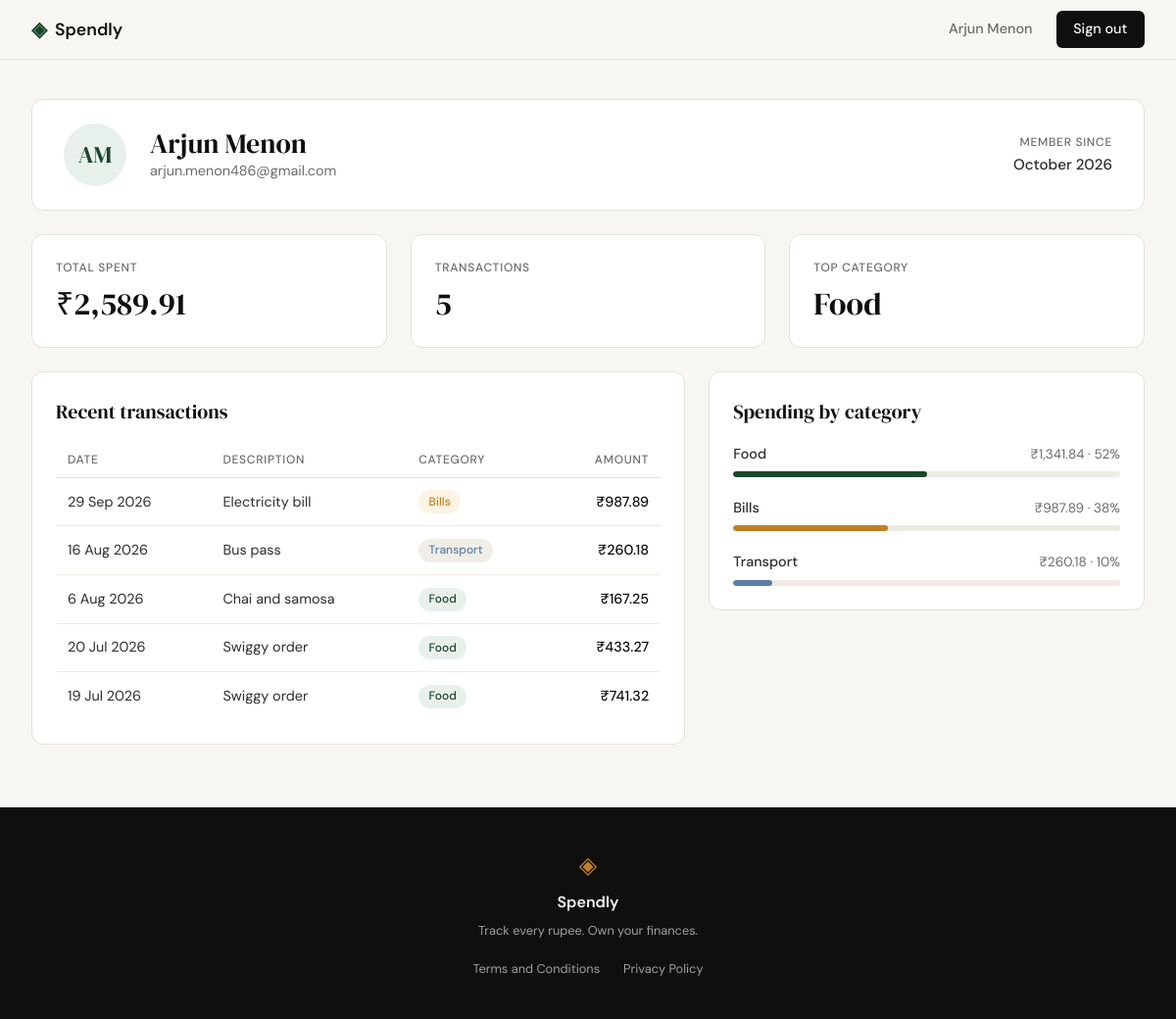
Screenshot of /profile (signed in) with the database file from the repository.
### tables this page shows
CREATE TABLE users (
                id            INTEGER PRIMARY KEY AUTOINCREMENT,
                name          TEXT NOT NULL,
                email         TEXT NOT NULL UNIQUE,
                password_hash TEXT NOT NULL,
                created_at    TEXT DEFAULT (datetime('now'))
            );

CREATE TABLE expenses (
                id          INTEGER PRIMARY KEY AUTOINCREMENT,
                user_id     INTEGER NOT NULL REFERENCES users(id),
                amount      REAL NOT NULL,
                category    TEXT NOT NULL,
                date        TEXT NOT NULL,
                description TEXT,
                created_at  TEXT DEFAULT (datetime('now'))
            );

### app.py (the view)
@app.route("/profile")
def profile():
    user_id = session.get("user_id")
    if not user_id:
        return redirect(url_for("login"))
    user = get_user_by_id(user_id)
    if user is not None:
        words = user["name"].split()
        user["initials"] = (
            (words[0][0] + words[-1][0]).upper() if len(words) > 1
            else words[0][0].upper() if words else "?"
        )
    stats = get_summary_stats(user_id)
    if user is None:
        session.clear()
        return redirect(url_for("login"))
    transactions = get_recent_transactions(user_id)
    categories = get_category_breakdown(user_id)
    for c in categories:
        c["bar"] = round(c["pct"] / 5) * 5
    return render_template(
        "profile.html",
        user=user,
        stats=stats,
        transactions=transactions,
        categories=categories,
    )

### database/db.py (called while the page is built)
def get_db():
    conn = sqlite3.connect(DB_PATH)
    conn.row_factory = sqlite3.Row
    conn.execute("PRAGMA foreign_keys = ON")
    return conn

### database/queries.py (called while the page is built)
def get_user_by_id(user_id):
    conn = get_db()
    try:
        row = conn.execute(
            "SELECT name, email, created_at FROM users WHERE id = ?",
            (user_id,),
        ).fetchone()
    finally:
        conn.close()
    if row is None:
        return None
    try:
        member_since = datetime.strptime(
            row["created_at"], "%Y-%m-%d %H:%M:%S"
        ).strftime("%B %Y")
    except (TypeError, ValueError):
        member_since = ""
    return {
        "name": row["name"],
        "email": row["email"],
        "member_since": member_since,
    }

def get_summary_stats(user_id):
    conn = get_db()
    try:
        totals = conn.execute(
            "SELECT COALESCE(SUM(amount), 0) AS total, COUNT(*) AS cnt "
            "FROM expenses WHERE user_id = ?",
            (user_id,),
        ).fetchone()
        top = conn.execute(
            "SELECT category FROM expenses WHERE user_id = ? "
            "GROUP BY category ORDER BY SUM(amount) DESC, category ASC LIMIT 1",
            (user_id,),
        ).fetchone()
    finally:
        conn.close()
    return {
        "total_spent": float(totals["total"]),
        "transaction_count": int(totals["cnt"]),
        "top_category": top["category"] if top else "—",
    }

def get_recent_transactions(user_id, limit=10):
    conn = get_db()
    try:
        rows = conn.execute(
            "SELECT date, description, category, amount FROM expenses "
            "WHERE user_id = ? ORDER BY date DESC, id DESC LIMIT ?",
            (user_id, limit),
        ).fetchall()
    finally:
        conn.close()
    transactions = []
    for row in rows:
        d = datetime.strptime(row["date"], "%Y-%m-%d")
        transactions.append({
            "date": f"{d.day} {d.strftime('%b %Y')}",
            "description": row["description"] or "",
            "category": row["category"],
            "amount": float(row["amount"]),
        })
    return transactions

### templates/profile.html (shortened to what this page needs)
{% extends "base.html" %}
{% block head %}
<link rel="stylesheet" href="{{ url_for('static', filename='css/profile.css') }}">
{% endblock %}
{% block content %}
<div class="profile-page">
    <section class="profile-card" aria-label="Account">
        <div class="profile-avatar" aria-hidden="true">{{ user.initials }}</div>
        <div class="profile-identity">
            <h1 class="profile-name">{{ user.name }}</h1>
            <p class="profile-email">{{ user.email }}</p>
        </div>
        <p class="profile-since">
            <span class="profile-since-label">Member since</span>
            <span class="profile-since-value">{{ user.member_since }}</span>
        </p>
    </section>
    <section class="profile-stats" aria-label="Summary">
        <div class="stat-card">
            <p class="stat-label">Total spent</p>
            <p class="stat-value">₹{{ "{:,.2f}".format(stats.total_spent) }}</p>
        </div>
        <div class="stat-card">
            <p class="stat-label">Transactions</p>
            <p class="stat-value">{{ stats.transaction_count }}</p>
        </div>
        <div class="stat-card">
            <p class="stat-label">Top category</p>
            <p class="stat-value">{{ stats.top_category }}</p>
        </div>
    </section>
    <div class="profile-grid">
        <section class="panel" aria-labelledby="tx-heading">
            <h2 class="panel-title" id="tx-heading">Recent transactions</h2>
            <div class="table-scroll">
                <table class="tx-table">
                    <thead>
                        <tr>
                            <th scope="col">Date</th>
                            <th scope="col">Description</th>
                            <th scope="col">Category</th>
                            <th scope="col" class="num">Amount</th>
                        </tr>
                    </thead>
                    <tbody>
                        {% for tx in transactions %}
                        <tr>
                            <td class="tx-date">{{ tx.date }}</td>
                            <td>{{ tx.description }}</td>
                            <td><span class="badge badge--{{ tx.category|lower }}">{{ tx.category }}</span></td>
                            <td class="num">₹{{ "{:,.2f}".format(tx.amount) }}</td>
                        </tr>
                        {% else %}
                        <tr><td colspan="4" class="empty-state">No transactions yet.</td></tr>
                        {% endfor %}
                    </tbody>
                </table>
            </div>
        </section>
        <section class="panel" aria-labelledby="cat-heading">
            <h2 class="panel-title" id="cat-heading">Spending by category</h2>
            <ul class="cat-list">
                {% for cat in categories %}
                <li class="cat-row">
                    <div class="cat-row-head">
                        <span class="cat-name">{{ cat.name }}</span>
                        <span class="cat-amount">₹{{ "{:,.2f}".format(cat.amount) }} · {{ cat.pct }}%</span>
                    </div>
                    <div class="cat-track">
                        <div class="cat-bar cat-bar--{{ cat.name|lower }} w-{{ cat.bar }}"></div>
                    </div>
                </li>
                {% else %}
                <li class="empty-state">No spending to show yet.</li>
                {% endfor %}
            </ul>
        </section>
    </div>
</div>
{% endblock %}

### templates/base.html (shortened to what this page needs)
<!DOCTYPE html>
<html lang="en">
<head>
    <link rel="stylesheet" href="{{ url_for('static', filename='css/style.css') }}">
    {% block head %}{% endblock %}
</head>
<body>
    <nav class="navbar">
        <div class="nav-inner">
            <a href="{{ url_for('landing') }}" class="nav-brand">
                <span class="brand-icon">◈</span>
                <span class="brand-name">Spendly</span>
            </a>
            <div class="nav-links">
                {% if session.get('user_id') %}
                <a href="{{ url_for('profile') }}">{{ session.get('user_name') }}</a>
                <a href="{{ url_for('logout') }}" class="nav-cta">Sign out</a>
                {% else %}
                <a href="{{ url_for('login') }}">Sign in</a>
                <a href="{{ url_for('register') }}" class="nav-cta">Get started</a>
                {% endif %}
            </div>
        </div>
    </nav>
    <main class="main-content">
        {% block content %}{% endblock %}
    </main>
    <footer class="footer">
        <div class="footer-inner">
            <span class="brand-icon">◈</span>
            <span class="footer-name">Spendly</span>
            <p class="footer-copy">Track every rupee. Own your finances.</p>
            <div class="footer-links">
                <a href="{{ url_for('terms') }}">Terms and Conditions</a>
                <a href="{{ url_for('privacy') }}">Privacy Policy</a>
            </div>
        </div>
    </footer>
</body>
</html>

### static/css/style.css (style rules this page uses)
:root { --ink: #0f0f0f; --ink-soft: #2d2d2d; --ink-muted: #6b6b6b; --ink-faint: #a0a0a0; --paper: #f7f6f3; --paper-warm: #f0ede6; --paper-card: #ffffff; --accent: #1a472a; --accent-light: #e8f0eb; --accent-2: #c17f24; --accent-2-light: #fdf3e3; --danger: #c0392b; --danger-light: #fdecea; --border: #e4e1da; --border-soft: #eeebe4; --font-display: 'DM Serif Display', Georgia, serif; --font-body: 'DM Sans', system-ui, sans-serif; --max-width: 1200px; --auth-width: 440px; --radius-sm: 6px; --radius-md: 12px; --radius-lg: 20px; }
*, *::before, *::after { box-sizing: border-box; margin: 0; padding: 0; }
html { font-size: 16px; scroll-behavior: smooth; }
body { background: var(--paper); color: var(--ink); font-family: var(--font-body); font-size: 1rem; line-height: 1.6; -webkit-font-smoothing: antialiased; }
a { color: inherit; text-decoration: none; }
.navbar { position: sticky; top: 0; z-index: 100; background: var(--paper); border-bottom: 1px solid var(--border); padding: 0 2rem; }
.nav-inner { max-width: var(--max-width); margin: 0 auto; height: 60px; display: flex; align-items: center; justify-content: space-between; }
.nav-brand { display: flex; align-items: center; gap: 0.5rem; font-family: var(--font-body); font-weight: 600; font-size: 1.1rem; color: var(--ink); }
.brand-icon { color: var(--accent); font-size: 1.3rem; }
.brand-name { color: var(--ink); }
.nav-links { display: flex; align-items: center; gap: 1.5rem; font-size: 0.9rem; font-weight: 500; }
.nav-links a { color: var(--ink-muted); transition: color 0.2s; }
.nav-cta { background: var(--ink) !important; color: var(--paper) !important; padding: 0.45rem 1.1rem; border-radius: var(--radius-sm); transition: background 0.2s !important; }
.main-content { min-height: calc(100vh - 60px - 100px); }
.footer { background: var(--ink); color: var(--paper); padding: 2.5rem 2rem; text-align: center; }
.footer-inner { display: flex; flex-direction: column; align-items: center; gap: 0.4rem; }
.footer .brand-icon { color: var(--accent-2); font-size: 1.5rem; }
.footer-name { font-weight: 600; font-size: 1rem; }
.footer-copy { font-size: 0.8rem; color: var(--ink-faint); }
.footer-links { display: flex; flex-wrap: wrap; justify-content: center; gap: 1.5rem; margin-top: 0.75rem; }
.footer-links a { font-size: 0.8rem; color: var(--ink-faint); transition: color 0.2s; }

### rows the page displays
users: get "Arjun Menon", name "Arjun Menon", email "arjun.menon486@gmail.com"
expenses: date "29 Sep 2026", description "Electricity bill", category "Bills", amount "987.89", name "Bills", pct "38"
expenses: date "16 Aug 2026", description "Bus pass", category "Transport", amount "260.18", name "Transport", pct "10"
expenses: date "6 Aug 2026", description "Chai and samosa", category "Food", amount "167.25"
expenses: date "20 Jul 2026", description "Swiggy order", category "Food", amount "433.27"
expenses: date "19 Jul 2026", description "Swiggy order", category "Food", amount "741.32"

### other values shown
{{ user.initials }} "AM"
{{ user.member_since }} "October 2026"
{{ "{:,.2f}".format(stats.total_spent) }} "2,589.91"
{{ stats.transaction_count }} "5"
{{ stats.top_category }} "Food"
{{ cat.name }} "Food"
{{ "{:,.2f}".format(cat.amount) }} "1,341.84"
{{ cat.pct }} "52"
